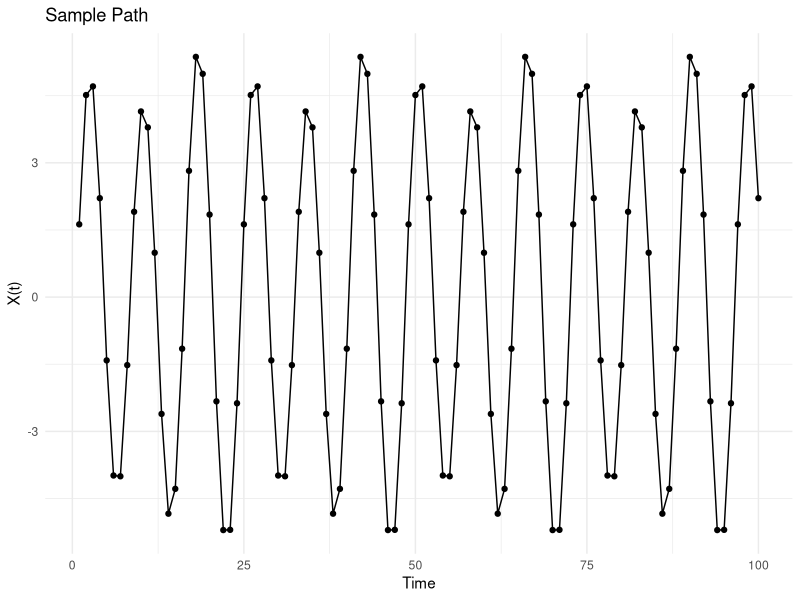
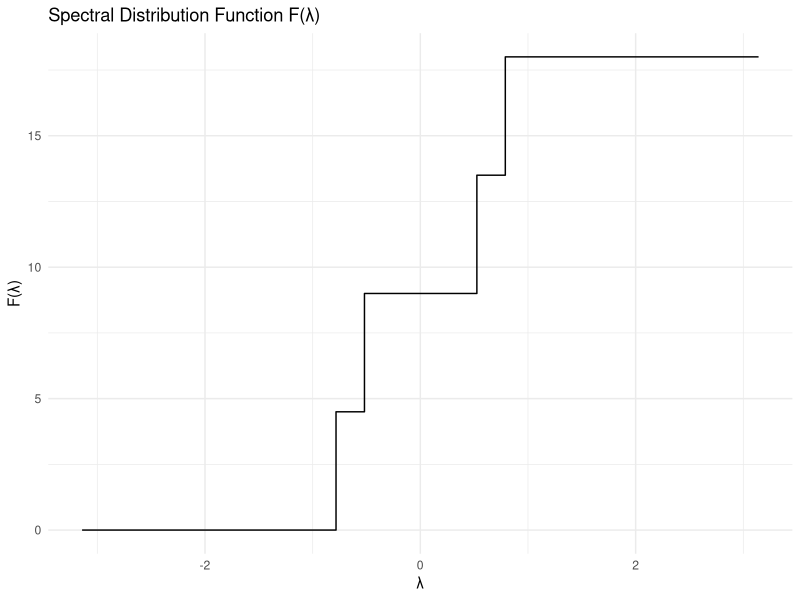

Write R code to recreate these figures, in order.
# Page no. 101
# Answer may vary due to randomization
library(ggplot2)
k <- 2 
omega <- seq(pi/4, pi/6, length.out = k) 
sigma2 <- 9
t <- 1:100
set.seed(123)
A <- rnorm(k, mean = 0, sd = sqrt(sigma2)) 
B <- rnorm(k, mean = 0, sd = sqrt(sigma2)) 
X_t <- sapply(t, function(ti) {
  sum(A * cos(omega * ti) + B * sin(omega * ti))
})
df <- data.frame(Time = t, Value = X_t)
ggplot(df, aes(x = Time, y = Value)) + 
  geom_line() + 
  geom_point()+
  ggtitle("Sample Path") + 
  xlab("Time") + 
  ylab("X(t)") +
  theme_minimal()
F_lambda <- function(lambda, omega, sigma2) {
  sapply(lambda, function(l) {
    sum(sigma2 * (0.5 * (l >= -omega & l < omega) + 1.0 * (l >= omega)))
  })
}
lambda <- seq(-pi, pi, length.out = 1000)
F_values <- F_lambda(lambda, omega, sigma2)
df_F <- data.frame(Lambda = lambda, F_Lambda = F_values)
ggplot(df_F, aes(x = Lambda, y = F_Lambda)) + 
  geom_step() + 
  ggtitle("Spectral Distribution Function F(λ)") + 
  xlab("λ") + 
  ylab("F(λ)") +
  theme_minimal()
